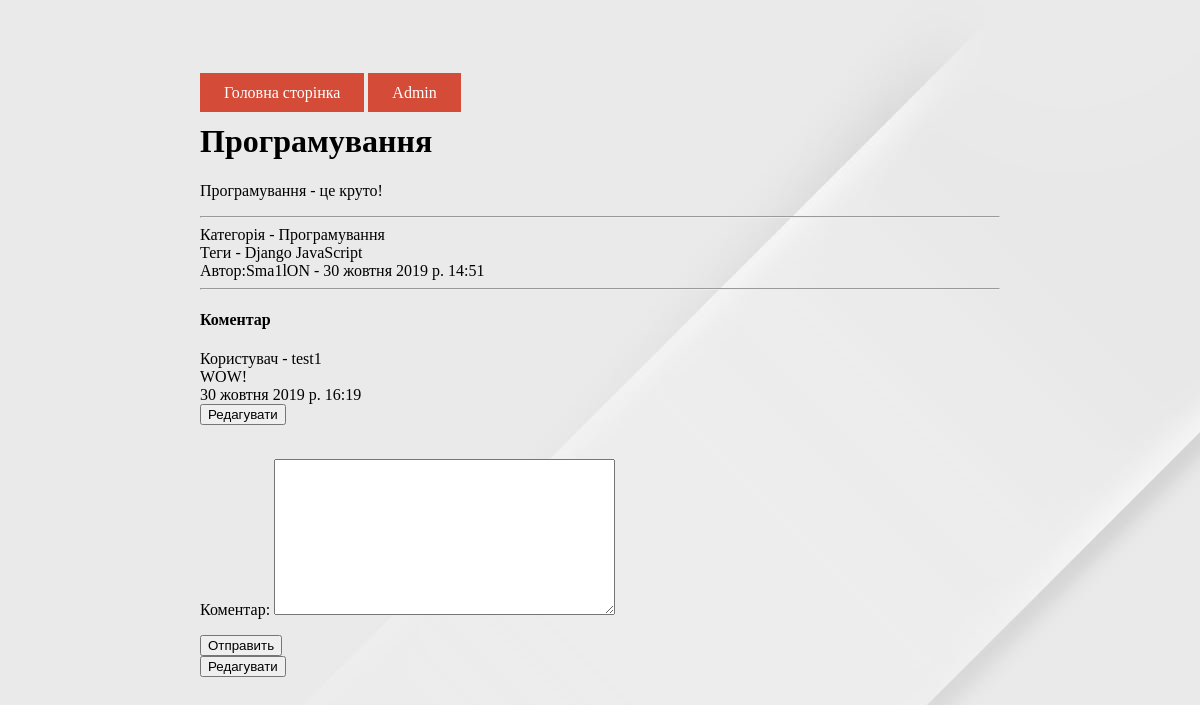
/single/1, run on an earlier commit of the app's database.
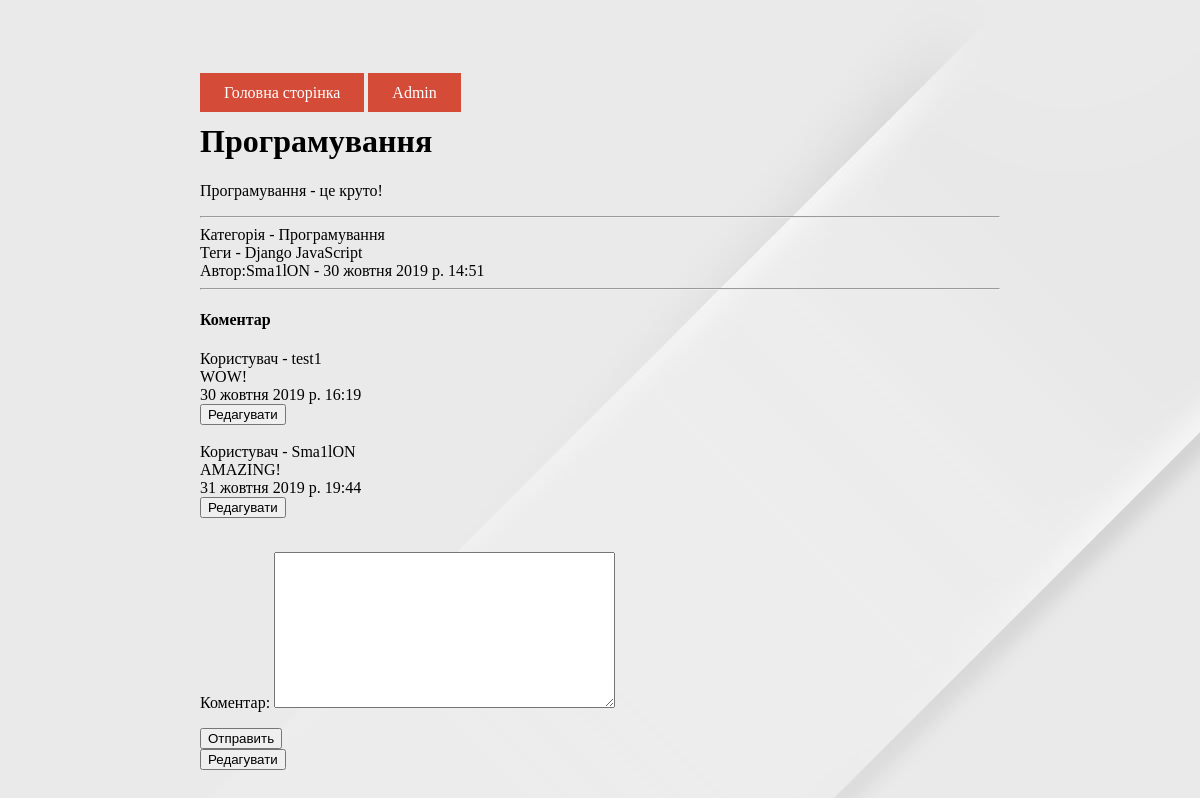
And on a later commit of the database.
### blog/models.py (models this page shows, shortened)
class Tag(models.Model):
    title = models.CharField("Тег", max_length=50)
    class Meta:
        verbose_name = "Тег"
        verbose_name_plural = "Теги"

class Comments(models.Model):
    user = models.ForeignKey(
        User,
        verbose_name="Користувач",
        on_delete=models.CASCADE)
    new = models.ForeignKey(
        Blog,
        verbose_name="Новина",
        on_delete=models.CASCADE)
    text = models.TextField("Коментар")
    created = models.DateTimeField("Дата добавлення", auto_now_add=True, null=True)
    moderation = models.BooleanField("Модерація", default=False)
    class Meta:
        verbose_name = "Коментар"
        verbose_name_plural = "Коментарі"

### blog/views.py (the view)
# urls.py: path('single/<int:pk>', views.new_single, name="new_single"),
def new_single(request, pk):
    new = get_object_or_404(Blog, id=pk)
    comment = Comments.objects.filter(new=pk)
    if request.method == "POST":
        form = CommentForms(request.POST)
        if form.is_valid():
            form = form.save(commit=False)
            form.user = request.user
            form.new = new
            form.save()
            return redirect(new_single, pk)
    else:
        form = CommentForms()
    return render(request, "blog/new_single.html",
                  {"new": new,
                   "comments": comment,
                   "form": form})

### blog/forms.py
class CommentForms(ModelForm):
    class Meta:
        model = Comments
        fields = ('text',)

### blog/models.py (called while the page is built)
    def __str__(self):
        return self.title

### templates/blog/new_single.html (shortened to what this page needs)
{% extends 'blog/base.html' %}
  {% load staticfiles %}
{% block content %}
    <h1>{{ new.title }}</h1>
    <p class="goo">{{ new.text }}</p><hr>
    Категорія - {{ new.category}}<br>
    Теги - {% for tag in new.tags.all %}
                 {{tag.title}}
            {% endfor %} <br>
    Автор:{{ new.user}} - {{ new.created}}<hr>
    <h4 class="goo">Коментар</h4>
    {% for comment in comments %}
        Користувач - {{comment.user}}<br>
        {{comment.text}}<br>
        {{comment.created}}
        <form action="{% url 'edit_com' pk=comment.id %}">
        <button type="submit">Редагувати</button></form><br>
    {% endfor %}
    <form action="" method="post" >
            {{ form.as_p }}
            <button type="submit">Отправить</button>
    </form>
    <form action="{% url 'edit_post' id=new.id %}">
        <button type="submit">Редагувати</button>
    </form>
{% endblock content %}

What changed in the data, as far as the page shows it:
added Comments: user "Sma1lON", text "AMAZING!", created "31 жовтня 2019 р. 19:44"
